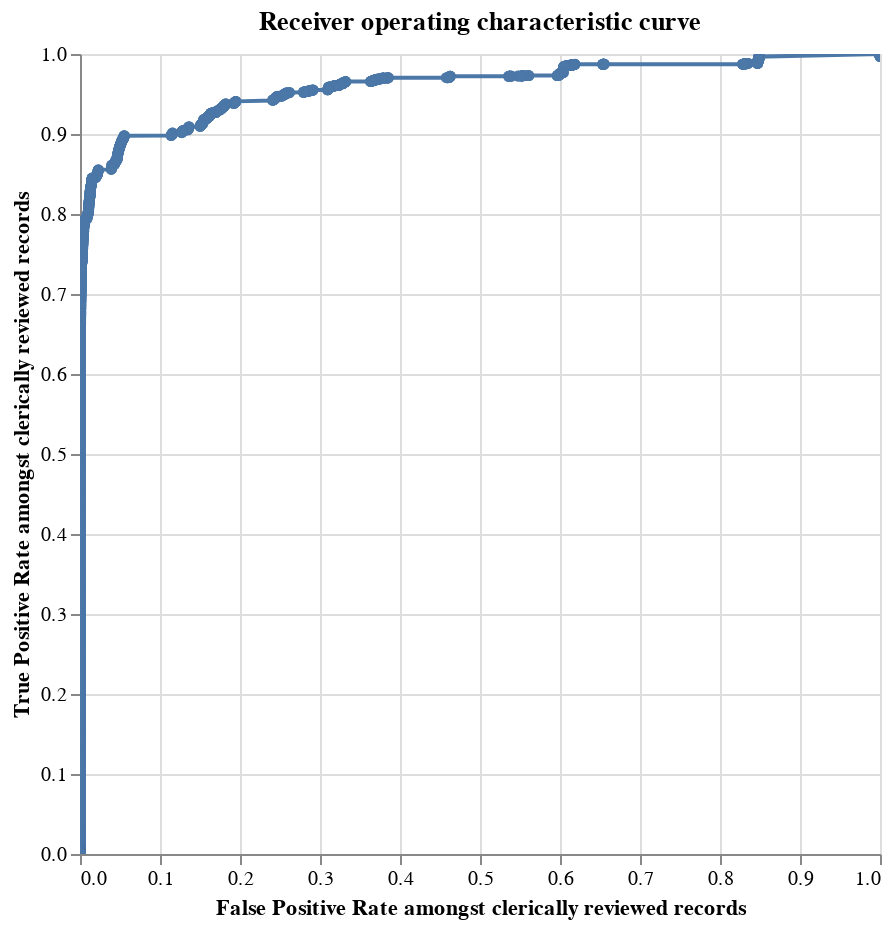

Notebook source saved alongside this figure:
### Code cell
linker.roc_chart_from_labels_column("cluster",match_weight_round_to_nearest=0.02)

### Figure 1 — Vega-Lite specification as saved in the notebook (floating-point values rounded to 4 significant figures; data arrays with more than 128 entries replaced by an {"elided": "..."} marker saying what was removed)
{"$schema": "https://vega.github.io/schema/vega-lite/v5.9.3.json", "config": {"view": {"continuousHeight": 300, "continuousWidth": 300}}, "data": {"name": "data-9fce4d5477709ace4113af6045137699"}, "datasets": {"data-9fce4d5477709ace4113af6045137699": {"elided": "3659 records"}}, "encoding": {"tooltip": [{"field": "truth_threshold", "format": ".4f", "type": "quantitative"}, {"field": "match_probability", "format": ".4%", "type": "quantitative"}, {"field": "fp_rate", "format": ".4f", "title": "FP_rate", "type": "quantitative"}, {"field": "tp_rate", "format": ".4f", "title": "TP_rate", "type": "quantitative"}, {"field": "tp", "format": ",.0f", "title": "TP", "type": "quantitative"}, {"field": "tn", "format": ",.0f", "title": "TN", "type": "quantitative"}, {"field": "fp", "format": ",.0f", "title": "FP", "type": "quantitative"}, {"field": "fn", "format": ",.0f", "title": "FN", "type": "quantitative"}, {"field": "precision", "format": ".4f", "type": "quantitative"}, {"field": "recall", "format": ".4f", "type": "quantitative"}, {"field": "f1", "format": ".4f", "title": "F1", "type": "quantitative"}], "x": {"field": "fp_rate", "sort": ["truth_threshold"], "title": "False Positive Rate amongst clerically reviewed records", "type": "quantitative"}, "y": {"field": "tp_rate", "sort": ["truth_threshold"], "title": "True Positive Rate amongst clerically reviewed records", "type": "quantitative"}}, "height": 400, "mark": {"clip": true, "point": true, "type": "line"}, "params": [{"bind": "scales", "name": "mouse_zoom", "select": {"encodings": ["x"], "type": "interval"}}], "title": "Receiver operating characteristic curve", "width": 400}
